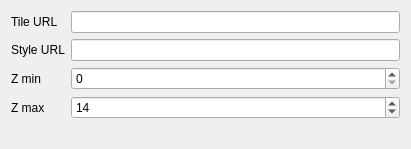
<?xml version="1.0" encoding="UTF-8"?>
<ui version="4.0">
 <class>Form</class>
 <widget class="QWidget" name="Form">
  <property name="geometry">
   <rect>
    <x>0</x>
    <y>0</y>
    <width>411</width>
    <height>149</height>
   </rect>
  </property>
  <property name="windowTitle">
   <string>Form</string>
  </property>
  <layout class="QFormLayout" name="formLayout">
   <item row="0" column="0">
    <widget class="QLabel" name="labelUrl">
     <property name="text">
      <string>Tile URL</string>
     </property>
    </widget>
   </item>
   <item row="0" column="1">
    <widget class="QLineEdit" name="txtUrl"/>
   </item>
   <item row="1" column="0">
    <widget class="QLabel" name="labelStyleUrl">
     <property name="text">
      <string>Style URL</string>
     </property>
    </widget>
   </item>
   <item row="1" column="1">
    <widget class="QLineEdit" name="txtStyleUrl"/>
   </item>
   <item row="2" column="0">
    <widget class="QLabel" name="labelZMin">
     <property name="text">
      <string>Z min</string>
     </property>
    </widget>
   </item>
   <item row="2" column="1">
    <widget class="QSpinBox" name="spbZMin">
     <property name="maximum">
      <number>25</number>
     </property>
    </widget>
   </item>
   <item row="3" column="0">
    <widget class="QLabel" name="labelZMax">
     <property name="text">
      <string>Z max</string>
     </property>
    </widget>
   </item>
   <item row="3" column="1">
    <widget class="QSpinBox" name="spbZMax">
     <property name="maximum">
      <number>25</number>
     </property>
     <property name="value">
      <number>14</number>
     </property>
    </widget>
   </item>
  </layout>
 </widget>
 <resources/>
 <connections/>
</ui>
